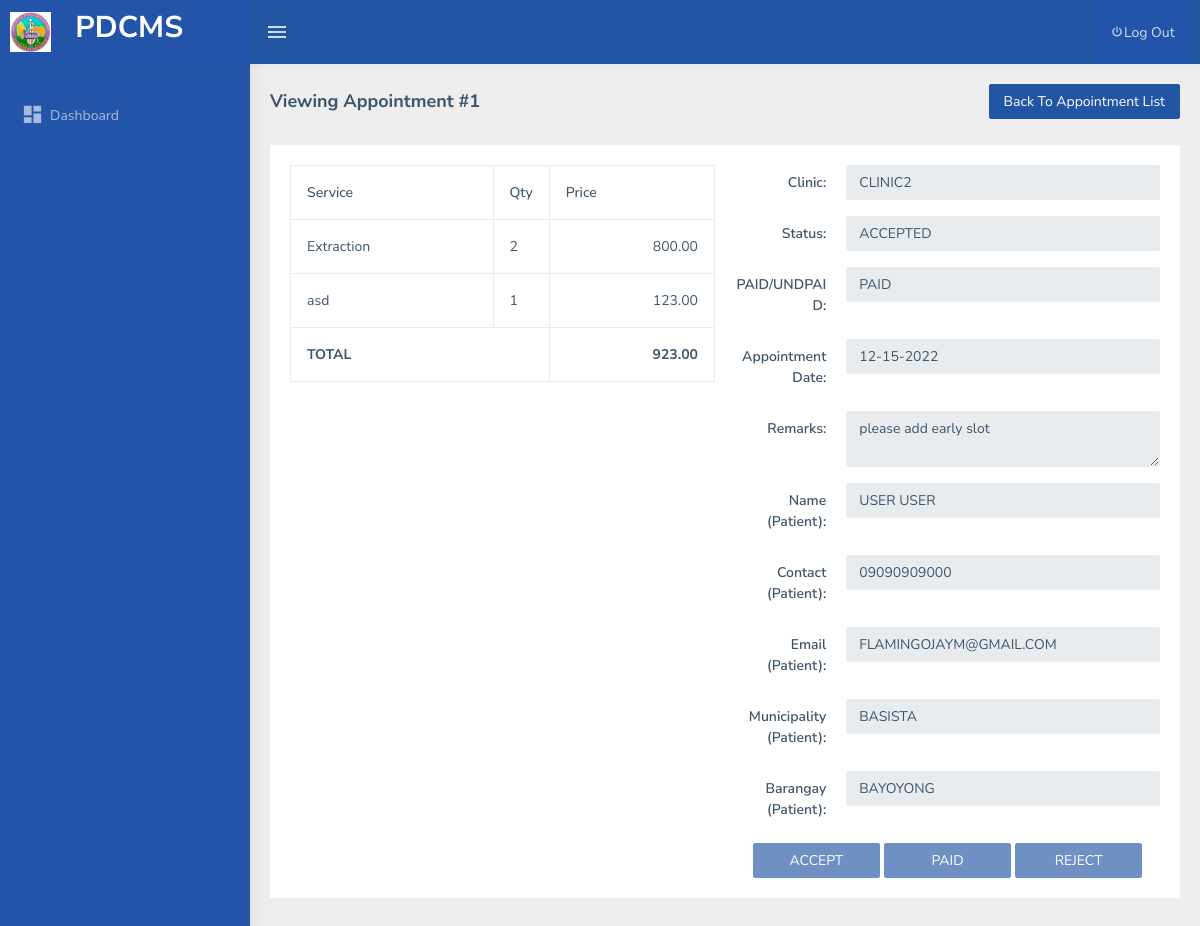
The app's page /dental_admin/view_appointment.php?id=1 with its own data.
### tables this page shows
CREATE TABLE `tbl_appointment_items` (
  `id` int(11) NOT NULL AUTO_INCREMENT,
  `appointment_id` int(11) DEFAULT NULL,
  `service_id` int(11) DEFAULT NULL,
  `qty` int(11) DEFAULT NULL,
  `price` decimal(13,2) DEFAULT NULL,
  PRIMARY KEY (`id`)
);

CREATE TABLE `tbl_service` (
  `id` int(11) NOT NULL AUTO_INCREMENT,
  `clinic_id` int(11) NOT NULL,
  `srvc_name` varchar(255) NOT NULL,
  `srvc_desc` varchar(255) NOT NULL,
  `srvc_price` varchar(255) NOT NULL,
  PRIMARY KEY (`id`)
);

CREATE TABLE `tbl_clinic` (
  `clinic_id` int(11) NOT NULL AUTO_INCREMENT,
  `name` varchar(255) DEFAULT NULL,
  `image` varchar(255) DEFAULT NULL,
  `description` text DEFAULT NULL,
  PRIMARY KEY (`clinic_id`)
);

CREATE TABLE `tbl_appointment` (
  `id` int(11) NOT NULL AUTO_INCREMENT,
  `patient_id` int(11) DEFAULT NULL,
  `clinic_id` int(11) DEFAULT NULL,
  `appointment_date` date DEFAULT NULL,
  `remarks` text DEFAULT NULL,
  `date_created` date DEFAULT NULL,
  `status_id` int(11) DEFAULT 1,
  `paid_id` int(11) DEFAULT 1,
  PRIMARY KEY (`id`)
);

CREATE TABLE `tbl_appointment_status` (
  `id` int(11) NOT NULL AUTO_INCREMENT,
  `name` varchar(255) DEFAULT NULL,
  PRIMARY KEY (`id`)
);

CREATE TABLE `tbl_appointment_paid_status` (
  `id` int(11) NOT NULL AUTO_INCREMENT,
  `name` varchar(255) DEFAULT NULL,
  PRIMARY KEY (`id`)
);

CREATE TABLE `tbl_userinfo` (
  `id` int(255) NOT NULL AUTO_INCREMENT,
  `municipality` varchar(255) NOT NULL,
  `barangay` varchar(255) NOT NULL,
  `email` varchar(255) NOT NULL,
  `contact` varchar(255) DEFAULT NULL,
  `first_name` varchar(255) DEFAULT NULL,
  `last_name` varchar(255) DEFAULT NULL,
  PRIMARY KEY (`id`)
);

CREATE TABLE `tbl_city` (
  `name` text DEFAULT NULL,
  `id` varchar(45) NOT NULL DEFAULT '0',
  `CreatedDate` datetime DEFAULT current_timestamp(),
  PRIMARY KEY (`id`),
  KEY `citymunCode` (`id`)
);

CREATE TABLE `tbl_barangay` (
  `id` text DEFAULT NULL,
  `name` text DEFAULT NULL,
  `city_id` text DEFAULT NULL,
  `CreatedDate` datetime DEFAULT current_timestamp()
);

### includes/functions.php (called while the page is built, shortened)
<?php
function get_one($sql)
{
    $result = mysqli_query($_SESSION['conn'], $sql);
    while ($row = mysqli_fetch_object($result)) {
        return $row;
    }
}
function get_list($sql)
{
    $result = mysqli_query($_SESSION['conn'], $sql);
    $temp = array();
    while ($row = $result->fetch_assoc()) {
        $temp[] = $row;
    }
    return $temp;
}
function get_clinic($id = 0)
{
    return !empty($id)  ? get_one("SELECT c.*,ui.*,b.name as `barangay`, cc.name as `municipality`, concat(ui.first_name,' ', ui.last_name) as `fullname` from tbl_clinic c inner join tbl_user u on u.clinic_id = c.clinic_id and u.access_id = 2 inner join tbl_userinfo ui on ui.id = u.id inner join tbl_city cc on cc.id = ui.municipality inner join tbl_barangay b on b.id = ui.barangay where c.clinic_id = $id limit 1") : null;
}
function get_patient($id = 0)
{
    return !empty($id) ? get_one("SELECT * from tbl_userinfo where id = $id") : '';
}
function get_barangay($id = 0)
{
    return !empty($id) ? get_one("SELECT name from tbl_barangay where id = $id")->name : '';
}
function get_municipality($id = 0)
{
    return !empty($id) ? get_one("SELECT name from tbl_city where id = $id")->name : '';
}
function get_paid_status($id = 0)
{
    return !empty($id) ? get_one("SELECT name from tbl_appointment_paid_status where id = $id")->name : '';
}
function get_appointment_status($id = 0)
{
    return !empty($id) ? get_one("SELECT name from tbl_appointment_status where id = $id")->name : '';
}

### dental_admin/view_appointment.php (the view, shortened to what this page needs)
<?php include 'header.php'; ?>
<div class="page-wrapper">
  <div class="page-breadcrumb">
    <div class="row">
      <div class="col-12 d-flex no-block align-items-center" style="margin-bottom: 6px;">
        <h4 class="page-title">Viewing Appointment #<?= $_GET['id'] ?></h4>
        <div class="ms-auto text-end">
          <a href="appointments.php" class="btn btn-info col-12" type="button" style="margin-right: 4px;">Back To Appointment List</a>
        </div>
      </div>
    </div>
  </div>
  <div class="container-fluid">
    <?php $id = $_GET['id']  ?>
    <?php $clinic_details = get_clinic(get_one("SELECT clinic_id from tbl_appointment where id = $id")->clinic_id); ?>
    <?php $appointment_details = get_one("SELECT DATE_FORMAT(appointment_date,'%m-%d-%Y') as appointment_date, remarks,status_id,paid_id,id,patient_id from tbl_appointment where id = $id"); ?>
    <?php $patient_details = get_patient((int)$appointment_details->patient_id); ?>
    <?php $clinic_details = get_clinic(get_one("SELECT clinic_id from tbl_appointment where id = $id")->clinic_id); ?>
    <div class="row">
      <div class="col-md-12">
        <div class="card">
          <div class="card-body">
            <div class="row">
              <div class="col-md-6">
                <form method="post">
                  <div class="table-responsive">
                    <table id="table_eto" class="table table-bordered">
                      <thead>
                        <tr>
                          <th>Service</th>
                          <th style="width: 0.1%;">Qty</th>
                          <th>Price</th>
                        </tr>
                      </thead>
                      <?php $tmp = 0 ?>
                      <tbody>
                        <?php foreach (get_list("SELECT i.*,s.srvc_name from tbl_appointment_items i inner join tbl_service s on s.id = i.service_id where i.appointment_id = $id") as $key => $res) { ?>
                          <tr>
                            <td><?= $res['srvc_name'] ?></td>
                            <td><?= $res['qty'] ?></td>
                            <td style="text-align:right"><?= number_format($res['price'] * $res['qty'], 2) ?></td>
                          </tr>
                          <?php $tmp += ($res['price'] * $res['qty']); ?>
                        <?php } ?>
                        <tr>
                          <td style="font-weight:bold" colspan="2">TOTAL</td>
                          <td style="text-align:right;font-weight:bold"><?= number_format($tmp, 2) ?></td>
                        </tr>
                      </tbody>
                    </table>
                  </div>
                </form>
              </div>
              <div class="col-md-6">
                <form method="post" onsubmit="return confirm('Are you sure?');">
                  <div class="form-group row">
                    <label for="fname" class="col-sm-3 text-end control-label col-form-label">Clinic:</label>
                    <div class="col-sm-9">
                      <div class="input-group">
                        <input type="text" class="form-control" disabled value="<?= isset($clinic_details->name) ? $clinic_details->name : '' ?>" />
                      </div>
                    </div>
                  </div>
                  <div class="form-group row">
                    <label for="fname" class="col-sm-3 text-end control-label col-form-label">Status:</label>
                    <div class="col-sm-9">
                      <div class="input-group">
                        <input type="text" class="form-control" disabled value="<?= get_appointment_status($appointment_details->status_id) ?>" />
                      </div>
                    </div>
                  </div>
                  <div class="form-group row">
                    <label for="fname" class="col-sm-3 text-end control-label col-form-label">PAID/UNDPAID:</label>
                    <div class="col-sm-9">
                      <div class="input-group">
                        <input type="text" class="form-control" disabled value="<?= get_paid_status($appointment_details->paid_id) ?>" />
                      </div>
                    </div>
                  </div>
                  <div class="form-group row">
                    <label for="fname" class="col-sm-3 text-end control-label col-form-label">Appointment Date:</label>
                    <div class="col-sm-9">
                      <div class="input-group">
                        <input type="text" name="appointment_date" disabled class="form-control mydatepicker" placeholder="mm-dd-yyyy" value="<?= isset($appointment_details->appointment_date) ? $appointment_details->appointment_date : '' ?>" required />
                      </div>
                    </div>
                  </div>
                  <div class="form-group row">
                    <label for="fname" class="col-sm-3 text-end control-label col-form-label">Remarks:</label>
                    <div class="col-sm-9">
                      <div class="input-group">
                        <textarea name="remarks" class="form-control" disabled><?= isset($appointment_details->remarks) ? $appointment_details->remarks : '' ?></textarea>
                      </div>
                    </div>
                  </div>
                  <div class="form-group row">
                    <label for="fname" class="col-sm-3 text-end control-label col-form-label">Name (Patient):</label>
                    <div class="col-sm-9">
                      <div class="input-group">
                        <input type="text" class="form-control" disabled value="<?= strtoupper($patient_details->first_name . " " . $patient_details->last_name) ?>" />
                      </div>
                    </div>
                  </div>
                  <div class="form-group row">
                    <label for="fname" class="col-sm-3 text-end control-label col-form-label">Contact (Patient):</label>
                    <div class="col-sm-9">
                      <div class="input-group">
                        <input type="text" class="form-control" disabled value="<?= $patient_details->contact ?>" />
                      </div>
                    </div>
                  </div>
                  <div class="form-group row">
                    <label for="fname" class="col-sm-3 text-end control-label col-form-label">Email (Patient):</label>
                    <div class="col-sm-9">
                      <div class="input-group">
                        <input type="text" class="form-control" disabled value="<?= $patient_details->email ?>" />
                      </div>
                    </div>
                  </div>
                  <div class="form-group row">
                    <label for="fname" class="col-sm-3 text-end control-label col-form-label">Municipality (Patient):</label>
                    <div class="col-sm-9">
                      <div class="input-group">
                        <input type="text" class="form-control" disabled value="<?= get_municipality($patient_details->municipality) ?>" />
                      </div>
                    </div>
                  </div>
                  <div class="form-group row">
                    <label for="fname" class="col-sm-3 text-end control-label col-form-label">Barangay (Patient):</label>
                    <div class="col-sm-9">
                      <div class="input-group">
                        <input type="text" class="form-control" disabled value="<?= get_barangay($patient_details->barangay) ?>" />
                      </div>
                    </div>
                  </div>
                  <div class="text-center">
                    <button class="btn btn-info" style="width:30%" type="submit" name="accept" value="<?= $appointment_details->id ?>" <?= ($appointment_details->status_id > 1) ? 'disabled' : '' ?>> ACCEPT</button>
                    <button class="btn btn-info" style="width:30%" type="submit" name="paid" value="<?= $appointment_details->id ?>" <?= ($appointment_details->paid_id > 1) ? 'disabled' : '' ?>> PAID</button>
                    <button class="btn btn-info" style="width:30%" type="submit" name="reject" value="<?= $appointment_details->id ?>" <?= ($appointment_details->status_id > 1) ? 'disabled' : '' ?>> REJECT</button>
                  </div>
                </form>
              </div>
            </div>
          </div>
        </div>
      </div>
    </div>
  </div>
  <?php include 'footer.php'; ?>

### dental_admin/view_appointment.php (style rules this page uses)
input { text-transform: uppercase; }

### records on screen
tbl_appointment_items: service.srvc_name "Extraction", qty "2", $res['price'] * $res['qty'] "800.00"
tbl_appointment_items: service.srvc_name "asd", qty "1", $res['price']*$res['qty'] "123.00"
tbl_clinic: name "clinic2"
tbl_appointment: status.name "ACCEPTED", paid.name "PAID", remarks "please add early slot"
tbl_userinfo: first_name+last_name "USER USER", contact "09090909000", email "flamingojaym@gmail.com", municipality.name "BASISTA", barangay.name "BAYOYONG"

### other values on screen
$_GET['id'] "1"
$tmp "923.00"
